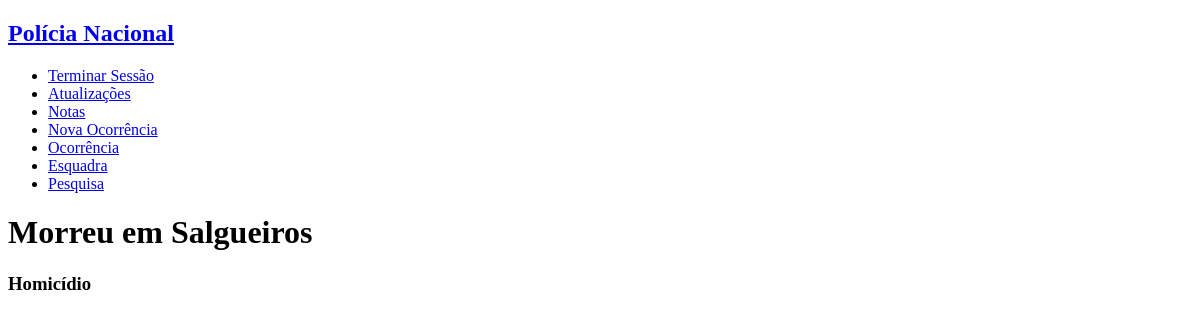
Page /occurrence.php?id=1 on the earlier database version.
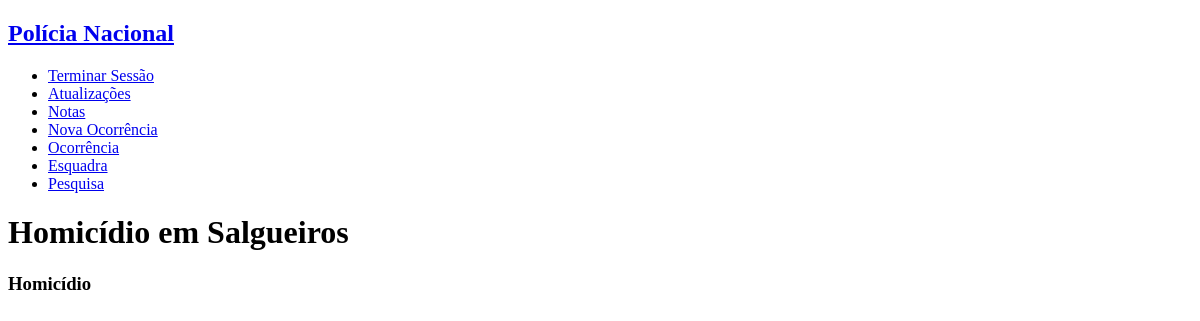
Same page on the later database version.
### tables this page shows
CREATE TABLE occurrences (
    id INTEGER PRIMARY KEY,
    type VARCHAR REFERENCES occ_type NOT NULL,
    title VARCHAR NOT NULL,
    chief_detective VARCHAR REFERENCES personnel,
    state VARCHAR NOT NULL,
    oppening_date date NOT NULL,
    location VARCHAR NOT NULL,
    description VARCHAR NOT NULL,
    station VARCHAR REFERENCES stations NOT NULL
);

### database/connection.php (called while the page is built, shortened)
<?php $db = new PDO('sqlite:database/database.db');
function getOccurrenceById($id) {
  global $db;
  $query = $db->prepare('SELECT * FROM occurrences WHERE id = ?');
  $query->execute(array($id));
  return $query->fetch();
}

### occurrence.php (the view, shortened to what this page needs)
<?php
include_once('database/connection.php');
$id = $_GET['id'];
$occurrence = getOccurrenceById($id);
?>
<!DOCTYPE html>
<html>
<?php include_once('common/header_aside.php'); ?>
<body>
    <h1><?php echo $occurrence['title'] ?></h1>
    <h3><?php echo $occurrence['type'] ?></h3>
</body>
</html>

Differences in the rows shown:
changed occurrences "Homicídio": title "Morreu em Salgueiros" → "Homicídio em Salgueiros"
